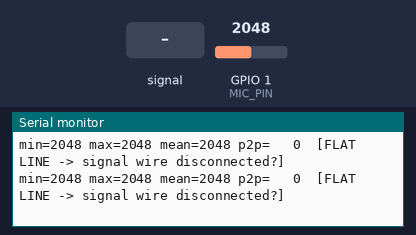
The sketch below on a simulated ESP32-C3. On the bench: the last lines printed to the serial monitor. The inputs (shaded band) are chosen by the test bench; at power-on: GPIO 1 (MIC_PIN) = 2048 (analog values on the 0–4095 scale).

Above: at 3.0 s.
3.1 s: GPIO 1 (MIC_PIN) fed a 200 Hz sine of ±327 counts around its level
At 3.13 s:
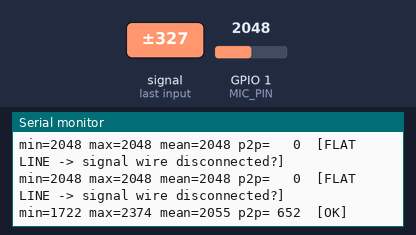
4.6 s: GPIO 1 (MIC_PIN) set to 2866
At 4.64 s:
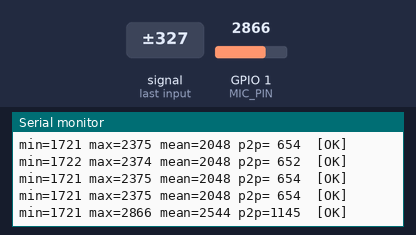
6.1 s: GPIO 1 (MIC_PIN) fed a 2 Hz sine of ±1228 counts around its level
At 6.13 s:
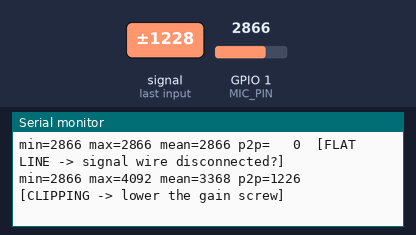
7.6 s: GPIO 1 (MIC_PIN) set to 3603
At 7.6 s:
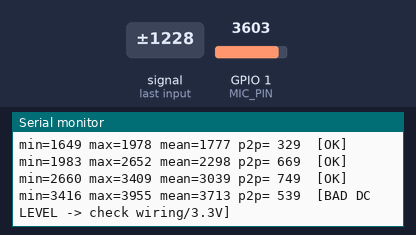
9.5 s: GPIO 1 (MIC_PIN) set to 4095
At 9.54 s:
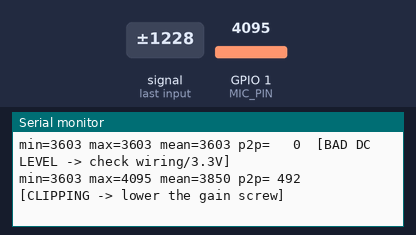
11.4 s: GPIO 1 (MIC_PIN) set to 760
At 11.42 s:
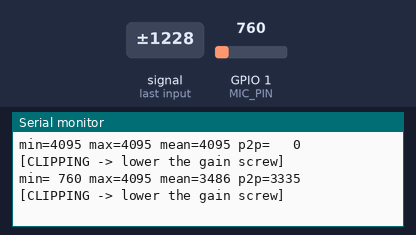
Timing chart, 0 to 13.9 s (numbered marks = the images above; inputs shaded):
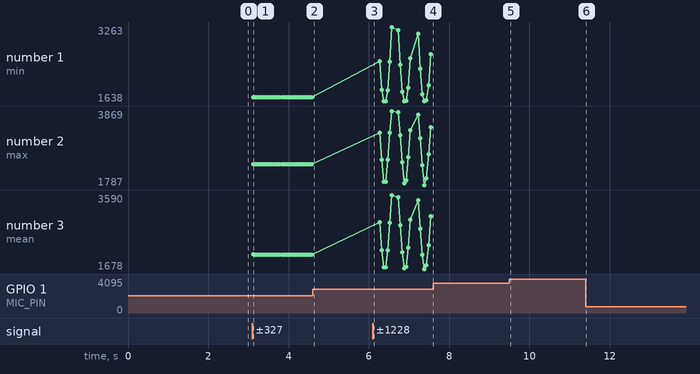

The sketch:

Phase1_MicTest.ino
```cpp
// ===== Phase 1: Mic / ADC sanity test (ESP32-C3 + MAX4466) =====
#include <Arduino.h>

#define PLOTTER_MODE 0            // 1 = Serial Plotter, 0 = readable text + diagnosis

constexpr uint8_t  MIC_PIN     = 1;       // GPIO1 = ADC1_CH1
constexpr uint32_t SAMPLE_RATE = 8000;
constexpr uint32_t PERIOD_US   = 1000000UL / SAMPLE_RATE;   // 125 us
constexpr uint32_t WINDOW_MS   = 50;
constexpr uint32_t WINDOW_N    = SAMPLE_RATE * WINDOW_MS / 1000;  // 400 samples

void setup() {
  Serial.begin(115200);
  delay(1500);

  analogReadResolution(12);                    // 0..4095
  analogSetPinAttenuation(MIC_PIN, ADC_11db);  // widest input range
  // NOTE: no pinMode() on purpose.

  for (int i = 0; i < 300; i++) {              // warm-up
    analogRead(MIC_PIN);
    delay(1);
  }
  Serial.println("Mic test started...");
}

void loop() {
  uint32_t sum = 0;
  uint16_t mn = 4095, mx = 0;

  uint32_t next = micros() + PERIOD_US;
  for (uint32_t i = 0; i < WINDOW_N; i++) {
    while ((int32_t)(micros() - next) < 0) { }
    next += PERIOD_US;
    uint16_t v = analogRead(MIC_PIN);
    sum += v;
    if (v < mn) mn = v;
    if (v > mx) mx = v;
  }

  uint16_t mean = sum / WINDOW_N;
  uint16_t p2p  = mx - mn;

#if PLOTTER_MODE
  Serial.printf("Min:%u,Max:%u,Mean:%u,P2P:%u\n", mn, mx, mean, p2p);
#else
  const char* status = "OK";
  if (mn <= 10 || mx >= 4090)         status = "CLIPPING -> lower the gain screw";
  else if (mean < 800 || mean > 3600) status = "BAD DC LEVEL -> check wiring/3.3V";
  else if (p2p <= 1)                  status = "FLAT LINE -> signal wire disconnected?";
  Serial.printf("min=%4u max=%4u mean=%4u p2p=%4u  [%s]\n", mn, mx, mean, p2p, status);
#endif
}
```

Measured:
- after the input at 3.1 s, the serial monitor: prints a new line at once (image 1)
- after the input at 4.6 s, the serial monitor: prints a new line at once (image 2)
- after the input at 6.1 s, the serial monitor: prints a new line at once (image 3)
- after the input at 9.5 s, the serial monitor: prints a new line at once (image 5)
- after the input at 11.4 s, the serial monitor: prints a new line at once (image 6)
- plotted number 1: 1721 → 2660 after the input at 6.1 s
- plotted number 2: 2375 → 3409 after the input at 6.1 s
- plotted number 3: 2048 → 3039 after the input at 6.1 s
